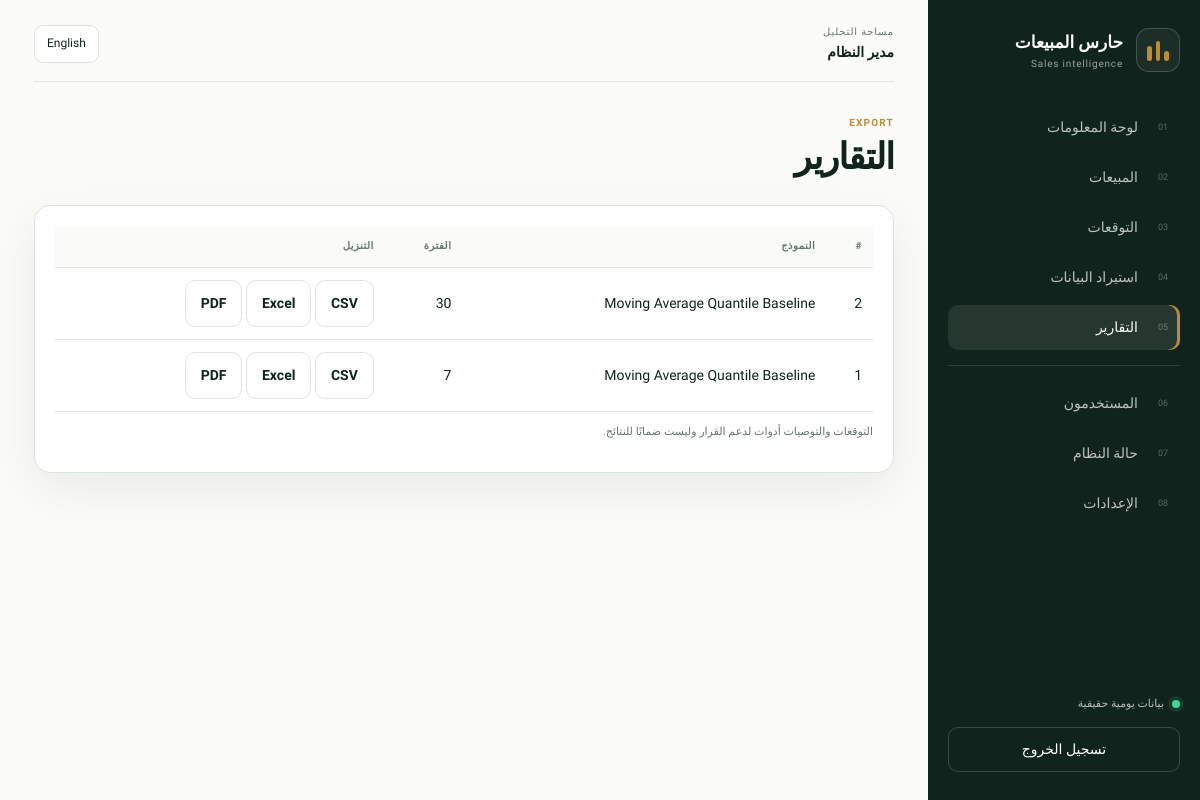
/reports/ (signed in), run on the app's committed database.
### app/models.py (models this page shows)
class User(Base):
    __tablename__ = "users"
    id: Mapped[int] = mapped_column(primary_key=True)
    username: Mapped[str] = mapped_column(String(80), unique=True, index=True, nullable=False)
    email: Mapped[str] = mapped_column(String(180), unique=True, index=True, nullable=False)
    full_name_ar: Mapped[str] = mapped_column(String(150), nullable=False)
    full_name_en: Mapped[str] = mapped_column(String(150), nullable=False)
    password_hash: Mapped[str] = mapped_column(String(255), nullable=False)
    role_id: Mapped[int] = mapped_column(ForeignKey("roles.id"), nullable=False)
    locale: Mapped[str] = mapped_column(String(5), default="ar", nullable=False)
    is_active: Mapped[bool] = mapped_column(Boolean, default=True, nullable=False)
    last_login_at: Mapped[datetime | None] = mapped_column(DateTime(timezone=True))
    created_at: Mapped[datetime] = mapped_column(DateTime(timezone=True), default=utcnow, nullable=False)
    updated_at: Mapped[datetime] = mapped_column(DateTime(timezone=True), default=utcnow, onupdate=utcnow, nullable=False)
    role: Mapped[Role] = relationship(back_populates="users")
    branches: Mapped[list[Branch]] = relationship(secondary=user_branches, back_populates="users")
    @property
    def permission_codes(self) -> set[str]:
        return {permission.code for permission in self.role.permissions}

class ModelRun(Base):
    __tablename__ = "model_runs"
    id: Mapped[int] = mapped_column(primary_key=True)
    model_name: Mapped[str] = mapped_column(String(150), nullable=False)
    model_version: Mapped[str] = mapped_column(String(80), nullable=False)
    model_sha256: Mapped[str | None] = mapped_column(String(64))
    status: Mapped[str] = mapped_column(String(30), nullable=False)
    horizon_days: Mapped[int] = mapped_column(Integer, nullable=False)
    filters_json: Mapped[dict[str, Any]] = mapped_column(JSON, default=dict, nullable=False)
    metrics_json: Mapped[dict[str, Any] | None] = mapped_column(JSON)
    data_start: Mapped[date | None] = mapped_column(Date)
    data_end: Mapped[date | None] = mapped_column(Date)
    sample_size: Mapped[int] = mapped_column(Integer, default=0, nullable=False)
    error_message: Mapped[str | None] = mapped_column(Text)
    started_at: Mapped[datetime] = mapped_column(DateTime(timezone=True), default=utcnow, nullable=False)
    completed_at: Mapped[datetime | None] = mapped_column(DateTime(timezone=True))
    created_by_id: Mapped[int | None] = mapped_column(ForeignKey("users.id"))
    forecasts: Mapped[list["Forecast"]] = relationship(back_populates="model_run", cascade="all, delete-orphan")

### app/reports/routes.py (the view)
@reports_bp.get("/")
@login_required
@permission_required("reports.view")
def index():
    with session_scope() as db:
        runs = db.scalars(select(ModelRun).where(ModelRun.status == "completed").order_by(desc(ModelRun.completed_at)).limit(50)).all()
    return render_template("reports/index.html", runs=runs)

### app/database.py (called while the page is built)
@contextmanager
def session_scope():
    db = SessionLocal()
    try:
        yield db
        db.commit()
    except Exception:
        db.rollback(); raise
    finally:
        db.close()

### app/services/i18n.py (called while the page is built)
def locale() -> str:
    value = session.get("locale", "ar")
    return value if value in TRANSLATIONS else "ar"

def t(key: str) -> str:
    current = locale()
    return TRANSLATIONS.get(current, {}).get(key, TRANSLATIONS["en"].get(key, key))

### app/services/security.py (called while the page is built)
def csrf_token() -> str:
    token = session.get("csrf_token")
    if not token:
        token = secrets.token_urlsafe(32)
        session["csrf_token"] = token
    return token

def validate_csrf() -> None:
    if request.method in {"POST", "PUT", "PATCH", "DELETE"}:
        supplied = request.form.get("csrf_token") or request.headers.get("X-CSRF-Token")
        expected = session.get("csrf_token")
        if not supplied or not expected or not hmac.compare_digest(str(supplied), str(expected)):
            abort(400, description="Invalid CSRF token")

def current_user() -> User | None:
    user_id = session.get("user_id")
    if not user_id:
        return None
    db = SessionLocal()
    try:
        user = db.scalar(select(User).where(User.id == int(user_id), User.is_active.is_(True)))
        if user:
            _ = user.role.permissions
            _ = user.branches
            db.expunge(user)
        return user
    finally:
        db.close()

def login_required(view: Callable[P, R]) -> Callable[P, R]:
    @wraps(view)
    def wrapped(*args: P.args, **kwargs: P.kwargs):
        if current_user() is None:
            return redirect(url_for("auth.login", next=request.full_path))
        return view(*args, **kwargs)
    return wrapped

def permission_required(permission: str) -> Callable[[Callable[P, R]], Callable[P, R]]:
    def decorator(view: Callable[P, R]) -> Callable[P, R]:
        @wraps(view)
        def wrapped(*args: P.args, **kwargs: P.kwargs):
            user = current_user()
            if not user:
                return redirect(url_for("auth.login"))
            if permission not in user.permission_codes:
                abort(403)
            return view(*args, **kwargs)
        return wrapped
    return decorator

### app/templates/reports/index.html
{% extends 'base.html' %}{% block content %}<section class="page-heading"><div><span class="eyebrow">EXPORT</span><h1>{{ t('reports') }}</h1></div></section><article class="panel"><table><tr><th>#</th><th>{{ 'النموذج' if locale=='ar' else 'Model' }}</th><th>{{ 'الفترة' if locale=='ar' else 'Horizon' }}</th><th>{{ 'التنزيل' if locale=='ar' else 'Download' }}</th></tr>{% for run in runs %}<tr><td>{{ run.id }}</td><td>{{ run.model_name }}</td><td>{{ run.horizon_days }}</td><td><a class="btn" href="{{ url_for('reports.download',run_id=run.id,fmt='csv') }}">CSV</a> <a class="btn" href="{{ url_for('reports.download',run_id=run.id,fmt='xlsx') }}">Excel</a> <a class="btn" href="{{ url_for('reports.download',run_id=run.id,fmt='pdf') }}">PDF</a></td></tr>{% endfor %}</table><p class="footer-note">{{ t('decision_support_notice') }}</p></article>{% endblock %}

### app/templates/base.html (shortened to what this page needs)
<!doctype html>
<html lang="{{ locale }}" dir="{{ direction }}">
<head>
  <link rel="stylesheet" href="{{ url_for('static', filename='css/app.css') }}">
</head>
<body>
{% if current_user %}
<div class="app-shell">
  <aside class="sidebar">
    <a class="brand" href="{{ url_for('dashboard.index') }}">
      <span class="brand-mark" aria-hidden="true"><i></i><i></i><i></i></span>
      <span><strong>{{ t('app_name') }}</strong><small>Sales intelligence</small></span>
    </a>
    <nav class="nav" aria-label="Primary">
      <a class="{{ 'active' if request.endpoint == 'dashboard.index' else '' }}" href="{{ url_for('dashboard.index') }}"><span>01</span>{{ t('dashboard') }}</a>
      <a class="{{ 'active' if request.endpoint and request.endpoint.startswith('sales.') else '' }}" href="{{ url_for('sales.index') }}"><span>02</span>{{ t('sales') }}</a>
      <a class="{{ 'active' if request.endpoint and request.endpoint.startswith('forecasting.') else '' }}" href="{{ url_for('forecasting.index') }}"><span>03</span>{{ t('forecasts') }}</a>
      <a class="{{ 'active' if request.endpoint and request.endpoint.startswith('imports.') else '' }}" href="{{ url_for('imports.index') }}"><span>04</span>{{ t('imports') }}</a>
      <a class="{{ 'active' if request.endpoint and request.endpoint.startswith('reports.') else '' }}" href="{{ url_for('reports.index') }}"><span>05</span>{{ t('reports') }}</a>
      {% if 'users.manage' in current_user.permission_codes %}
      <div class="nav-divider"></div>
      <a class="{{ 'active' if request.endpoint == 'admin.users' else '' }}" href="{{ url_for('admin.users') }}"><span>06</span>{{ t('users') }}</a>
      <a class="{{ 'active' if request.endpoint == 'admin.health' else '' }}" href="{{ url_for('admin.health') }}"><span>07</span>{{ t('system_health') }}</a>
      <a class="{{ 'active' if request.endpoint == 'admin.settings' else '' }}" href="{{ url_for('admin.settings') }}"><span>08</span>{{ 'الإعدادات' if locale == 'ar' else 'Settings' }}</a>
      {% endif %}
    </nav>
    <div class="sidebar-foot">
      <span class="data-status"><i></i>{{ 'بيانات يومية حقيقية' if locale == 'ar' else 'Real daily data' }}</span>
      <form method="post" action="{{ url_for('auth.logout') }}">
        <button class="logout-button" type="submit">{{ t('logout') }}</button>
      </form>
    </div>
  </aside>
  <main class="main">
    <header class="topbar">
      <div>
        <span class="topbar-label">{{ 'مساحة التحليل' if locale == 'ar' else 'Analytics workspace' }}</span>
        <strong>{{ current_user.full_name_ar if locale == 'ar' else current_user.full_name_en }}</strong>
      </div>
      <div class="topbar-actions">
        <a class="language-switch" href="{{ url_for('set_locale', language='en' if locale == 'ar' else 'ar', next=request.full_path) }}">{{ t('language') }}</a>
      </div>
    </header>
    {% block content %}{% endblock %}
  </main>
</div>
{% else %}
  {% block guest %}{% block content_guest %}{% endblock %}{% endblock %}
{% endif %}
</body>
</html>

### app/static/css/app.css (style rules this page uses)
:root { --ink:#10231c;--ink-2:#173a2e;--green:#0b664a;--green-2:#13795b;--mint:#e6f3ed;--ivory:#f6f2e8;--paper:#fbfbf8;--gold:#bd8b32;--red:#b42318;--red-dark:#8f1710;--blue:#175cd3;--muted:#68756f;--line:#dce5e0;--white:#fff;--shadow:0 16px 50px rgba(16,35,28,.075) }
* { box-sizing:border-box }
html { scroll-behavior:smooth }
body { margin:0;background:var(--paper);color:var(--ink);font-family:"Alexandria",system-ui,sans-serif;font-size:14px;line-height:1.65 }
a { text-decoration:none;color:inherit }
button,input,select { font:inherit }
.app-shell { display:grid;grid-template-columns:272px minmax(0,1fr);min-height:100vh }
.sidebar { position:sticky;top:0;height:100vh;background:var(--ink);color:#fff;padding:28px 20px;display:flex;flex-direction:column;gap:32px;overflow:auto }
.brand { display:flex;align-items:center;gap:13px }
.brand strong { display:block;font-size:17px }
.brand small { display:block;opacity:.58;font-size:10px;letter-spacing:.08em }
.brand-mark { width:44px;height:44px;display:flex;align-items:end;justify-content:center;gap:4px;padding:10px;border:1px solid rgba(255,255,255,.18);border-radius:13px;background:rgba(255,255,255,.05) }
.brand-mark i { display:block;width:5px;background:var(--gold);border-radius:4px }
.brand-mark i:nth-child(1) { height:10px }
.brand-mark i:nth-child(2) { height:20px }
.brand-mark i:nth-child(3) { height:15px }
.nav { display:grid;gap:5px }
.nav a { display:flex;align-items:center;gap:12px;padding:11px 12px;border-radius:10px;color:rgba(255,255,255,.72);transition:.2s }
.nav a span { font-size:9px;color:rgba(255,255,255,.32);min-width:18px }
.nav a:hover,.nav a.active { background:rgba(255,255,255,.09);color:#fff }
.nav a.active { box-shadow:inset 3px 0 0 var(--gold) }
[dir="rtl"] .nav a.active { box-shadow:inset -3px 0 0 var(--gold) }
.nav-divider { height:1px;background:rgba(255,255,255,.12);margin:10px 0 }
.sidebar-foot { margin-top:auto;display:grid;gap:14px }
.data-status { display:flex;align-items:center;gap:8px;font-size:11px;color:rgba(255,255,255,.7) }
.data-status i,.source-dot { width:8px;height:8px;border-radius:50%;background:#3dd598;box-shadow:0 0 0 4px rgba(61,213,152,.12) }
.logout-button { width:100%;border:1px solid rgba(255,255,255,.18);background:transparent;color:#fff;padding:10px 12px;border-radius:10px;cursor:pointer }
.main { padding:24px 34px 42px;min-width:0 }
.topbar { display:flex;justify-content:space-between;align-items:center;margin-bottom:28px;padding-bottom:17px;border-bottom:1px solid var(--line) }
.topbar strong,.topbar-label { display:block }
.topbar-label { font-size:10px;color:var(--muted);text-transform:uppercase;letter-spacing:.08em }
.topbar-actions { display:flex;align-items:center;gap:9px }
.language-switch,.mode-badge { border:1px solid var(--line);background:#fff;padding:8px 12px;border-radius:9px;font-size:12px }
.page-heading { display:flex;align-items:end;justify-content:space-between;gap:20px;margin-bottom:20px }
.page-heading h1 { font-size:clamp(28px,3vw,40px);line-height:1.15;margin:4px 0 7px;letter-spacing:-.03em }
.eyebrow { display:inline-flex;color:var(--gold);font-size:10px;font-weight:700;letter-spacing:.12em;text-transform:uppercase }
.primary-button,.btn { display:inline-flex;align-items:center;justify-content:center;gap:9px;border-radius:10px;padding:11px 15px;border:1px solid var(--line);background:#fff;color:var(--ink);font-weight:600;cursor:pointer }
.kpi-card,.panel { background:#fff;border:1px solid var(--line);border-radius:16px;box-shadow:var(--shadow) }
.panel { padding:20px }
table { width:100%;border-collapse:collapse;min-width:680px }
th,td { padding:12px 11px;border-bottom:1px solid var(--line);text-align:start;vertical-align:middle }
th { font-size:10px;color:var(--muted);text-transform:uppercase;letter-spacing:.05em;background:#fafbf9 }
.footer-note { font-size:11px;color:var(--muted) }

### data on the page
User: full_name_ar "مدير النظام"
ModelRun: id "2", model_name "Moving Average Quantile Baseline", horizon_days "30"
ModelRun: id "1", model_name "Moving Average Quantile Baseline", horizon_days "7"

### other printed values
{{ t('app_name') }} "حارس المبيعات"
{{ t('dashboard') }} "لوحة المعلومات"
{{ t('sales') }} "المبيعات"
{{ t('forecasts') }} "التوقعات"
{{ t('imports') }} "استيراد البيانات"
{{ t('reports') }} "التقارير"
{{ t('users') }} "المستخدمون"
{{ t('system_health') }} "حالة النظام"
{{ 'الإعدادات' if locale == 'ar' else 'Settings' }} "الإعدادات"
{{ 'بيانات يومية حقيقية' if locale == 'ar' else 'Real daily data' }} "بيانات يومية حقيقية"
{{ t('logout') }} "تسجيل الخروج"
{{ 'مساحة التحليل' if locale == 'ar' else 'Analytics workspace' }} "مساحة التحليل"
{{ t('language') }} "English"
{{ 'النموذج' if locale=='ar' else 'Model' }} "النموذج"
{{ 'الفترة' if locale=='ar' else 'Horizon' }} "الفترة"
